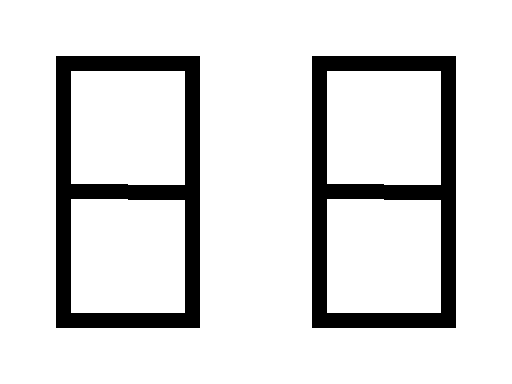

This is a level from a 2D game, rendered from its Tiled map with the project's own tilesets. A one-line summary and the complete map file follow:
An orthogonal 4x3 tile map with 128x128 px tiles, 1 tile layer (Tile Layer 1).

<map version="1.2" tiledversion="1.3.4" orientation="orthogonal" renderorder="right-down" width="4" height="3" tilewidth="128" tileheight="128" infinite="0" nextlayerid="2" nextobjectid="1">
 <tileset firstgid="1" name="g1" tilewidth="128" tileheight="128" tilecount="15" columns="0">
  <grid orientation="orthogonal" width="1" height="1" />
  <tile id="0">
   <image width="128" height="128" source="../tileset/0.bmp" />
  </tile>
  <tile id="1">
   <image width="128" height="128" source="../tileset/1.bmp" />
  </tile>
  <tile id="2">
   <image width="128" height="128" source="../tileset/2.bmp" />
  </tile>
  <tile id="3">
   <image width="128" height="128" source="../tileset/3.bmp" />
  </tile>
  <tile id="4">
   <image width="128" height="128" source="../tileset/4.bmp" />
  </tile>
  <tile id="5">
   <image width="128" height="128" source="../tileset/5.bmp" />
  </tile>
  <tile id="6">
   <image width="128" height="128" source="../tileset/6.bmp" />
  </tile>
  <tile id="7">
   <image width="128" height="128" source="../tileset/7.bmp" />
  </tile>
  <tile id="8">
   <image width="128" height="128" source="../tileset/8.bmp" />
  </tile>
  <tile id="9">
   <image width="128" height="128" source="../tileset/9.bmp" />
  </tile>
  <tile id="10">
   <image width="128" height="128" source="../tileset/10.bmp" />
  </tile>
  <tile id="11">
   <image width="128" height="128" source="../tileset/11.bmp" />
  </tile>
  <tile id="12">
   <image width="128" height="128" source="../tileset/12.bmp" />
  </tile>
  <tile id="13">
   <image width="128" height="128" source="../tileset/13.bmp" />
  </tile>
  <tile id="14">
   <image width="128" height="128" source="../tileset/14.bmp" />
  </tile>
 </tileset>
 <layer id="1" name="Tile Layer 1" width="4" height="3">
  <data encoding="csv">
8,9,8,9,
12,14,12,14,
7,10,7,10
</data>
 </layer>
</map>
